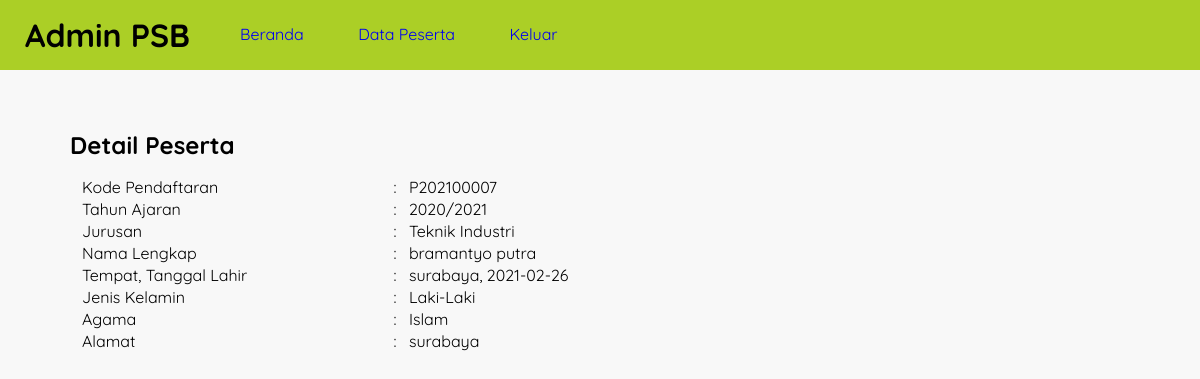
The page /detail-peserta.php?id=P202100007 (signed in) on the database its author committed.
### tables this page shows
CREATE TABLE `tb_pendaftaran` (
  `id_pendaftaran` char(10) NOT NULL,
  `tgl_daftar` date NOT NULL,
  `th_ajaran` varchar(9) NOT NULL,
  `jurusan` varchar(50) NOT NULL,
  `nm_peserta` varchar(50) NOT NULL,
  `tmp_lahir` varchar(50) NOT NULL,
  `tgl_lahir` date NOT NULL,
  `jk` enum('Laki-Laki','Perempuan') NOT NULL,
  `agama` varchar(15) NOT NULL,
  `alamat_peserta` text NOT NULL
);

### detail-peserta.php (the view, shortened to what this page needs)
<?php
    include 'koneksi.php';
    $peserta = mysqli_query($conn, "SELECT * FROM tb_pendaftaran WHERE id_pendaftaran = '".$_GET['id']."' ");
    $p = mysqli_fetch_object($peserta);
?>
<!DOCTYPE html>
<html lang="en">
<head>
    <link rel="stylesheet" href="css/style.css">
</head>
<body>
    <header>
        <h1>Admin PSB</h1>
        <ul>
            <li><a href="beranda.php">Beranda</a></li>
            <li><a href="data-peserta.php">Data Peserta</a></li>
            <li><a href="keluar.php">Keluar</a></li>
        </ul>
    </header>
    <section class="content">
        <h2>Detail Peserta</h2>
        <div class="box">
        <table class="table-form" border="0">
            <tr>
                <td>Kode Pendaftaran</td>
                <td>:</td>
                <td><?php echo $p->id_pendaftaran ?></td>
            </tr>
            <tr>
                <td>Tahun Ajaran</td>
                <td>:</td>
                <td><?php echo $p->th_ajaran ?></td>
            </tr>
            <tr>
                <td>Jurusan</td>
                <td>:</td>
                <td><?php echo $p->jurusan ?></td>
            </tr>
            <tr>
                <td>Nama Lengkap</td>
                <td>:</td>
                <td><?php echo $p->nm_peserta ?></td>
            </tr>
            <tr>
                <td>Tempat, Tanggal Lahir</td>
                <td>:</td>
                <td><?php echo $p->tmp_lahir.', '.$p->tgl_lahir ?></td>
            </tr>
            <tr>
                <td>Jenis Kelamin</td>
                <td>:</td>
                <td><?php echo $p->jk ?></td>
            </tr>
            <tr>
                <td>Agama</td>
                <td>:</td>
                <td><?php echo $p->agama ?></td>
            </tr>
            <tr>
                <td>Alamat</td>
                <td>:</td>
                <td><?php echo $p->alamat_peserta ?></td>
            </tr>
        </table>
        </div>
    </section>
</body>
</html>

### css/style.css (style rules this page uses)
* { margin: 0; padding: 0; font-family: 'Quicksand', sans-serif; }
body { background-color: #f8f8f8; }
.box { background-color: transparent; padding: 10px; box-sizing: border-box; margin: 5px 0 25px; }
.table-form { width: 100%; }
.table-form tr td:nth-child(1) { width: 30%; }
header { background-color: rgb(171, 207, 38); }
header::after { content: ''; display: block; clear: both; }
header h1 { cursor: pointer; padding: 15px 25px; display: inline-block; float: left; }
header ul { float: left; }
header ul li { padding: 24px 25px; display: inline-block; }
a { text-decoration: none; }
.content { width: 90%; padding: 10px; box-sizing: border-box; margin: 50px auto; }

### rows shown on the page
tb_pendaftaran: id_pendaftaran "P202100007", th_ajaran "2020/2021", jurusan "Teknik Industri", nm_peserta "bramantyo putra", tmp_lahir "surabaya", tgl_lahir "2021-02-26", jk "Laki-Laki", agama "Islam", alamat_peserta "surabaya"
